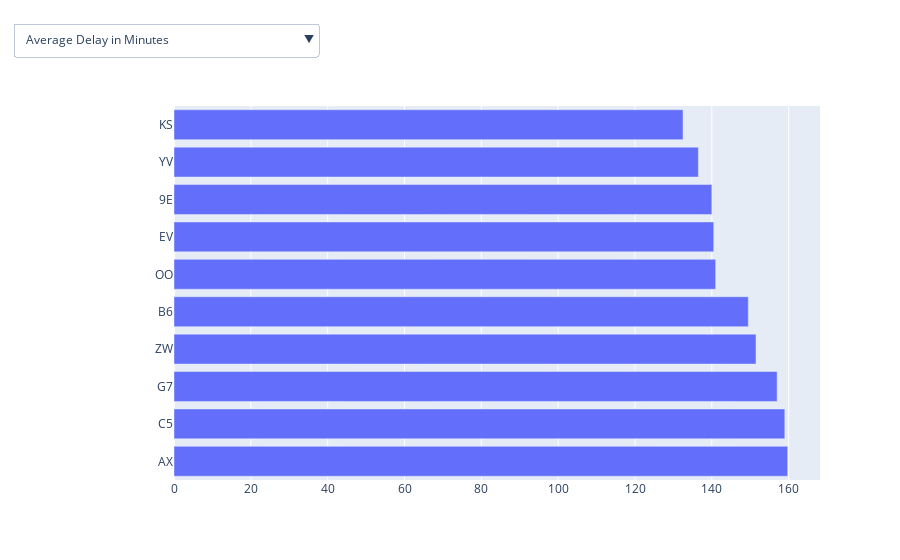

Notebook code for this chart:
### Code cell
fig = go.Figure()
fig.add_trace(go.Bar(
            x=delays_by_carrier['avg_delay'],
            y=delays_by_carrier['op_unique_carrier'],
            orientation='h'))
buttons=list([dict(args=[{'x':[delays_by_carrier['avg_delay']]
                         , 'y':[delays_by_carrier['op_unique_carrier']]
                         }, [0]],                   
                   label="Average Delay in Minutes",
                   method="restyle"
                ),
                dict(args=[{'x':[fuel_consump_pass_dist_by_carrier['avg_fuel_per_passenger_per_mile']]
                           , 'y': [fuel_consump_pass_dist_by_carrier['unique_carrier']]
                           }, [0]],                 
                   label="Average Gallons of Fuel per Passenger per Mile",
                   method="restyle"
                )
            ])
fig.update_layout(
    updatemenus=[
        go.layout.Updatemenu(
            buttons=buttons,
            direction="down",
            pad={"r": 10, "t": 10},
            showactive=True,
            x=-0.25,
            xanchor="left",
            y=1.25,
            yanchor="top"
        )
    ]
)

fig.show()
py.plot(fig)

### Figure 1 — Plotly figure (JSON) as saved in the notebook; plotly's stock layout.template omitted (floating-point values rounded to 4 significant figures)
{"data": [{"orientation": "h", "type": "bar", "x": [159.8, 159, 157, 151.5, 149.5, 141, 140.5, 140, 136.5, 132.5], "y": ["AX", "C5", "G7", "ZW", "B6", "OO", "EV", "9E", "YV", "KS"]}], "layout": {"autosize": true, "updatemenus": [{"buttons": [{"args": [{"x": [[159.8, 159, 157, 151.5, 149.5, 141, 140.5, 140, 136.5, 132.5]], "y": [["AX", "C5", "G7", "ZW", "B6", "OO", "EV", "9E", "YV", "KS"]]}, [0]], "label": "Average Delay in Minutes", "method": "restyle"}, {"args": [{"x": [[3.768e-05, 1.329e-05, 8.708e-06, 6.447e-06, 5.998e-06, 5.648e-06, 3.774e-06, 2.442e-06, 2.403e-06, 1.211e-06]], "y": [["HA", "G4", "F9", "NK", "B6", "AS", "UA", "AA", "DL", "WN"]]}, [0]], "label": "Average Gallons of Fuel per Passenger per Mile", "method": "restyle"}], "direction": "down", "pad": {"r": 10, "t": 10}, "showactive": true, "x": -0.25, "xanchor": "left", "y": 1.25, "yanchor": "top"}], "xaxis": {"autorange": true, "range": [0, 168.2], "type": "linear"}, "yaxis": {"autorange": true, "range": [-0.5, 9.5], "type": "category"}}}
